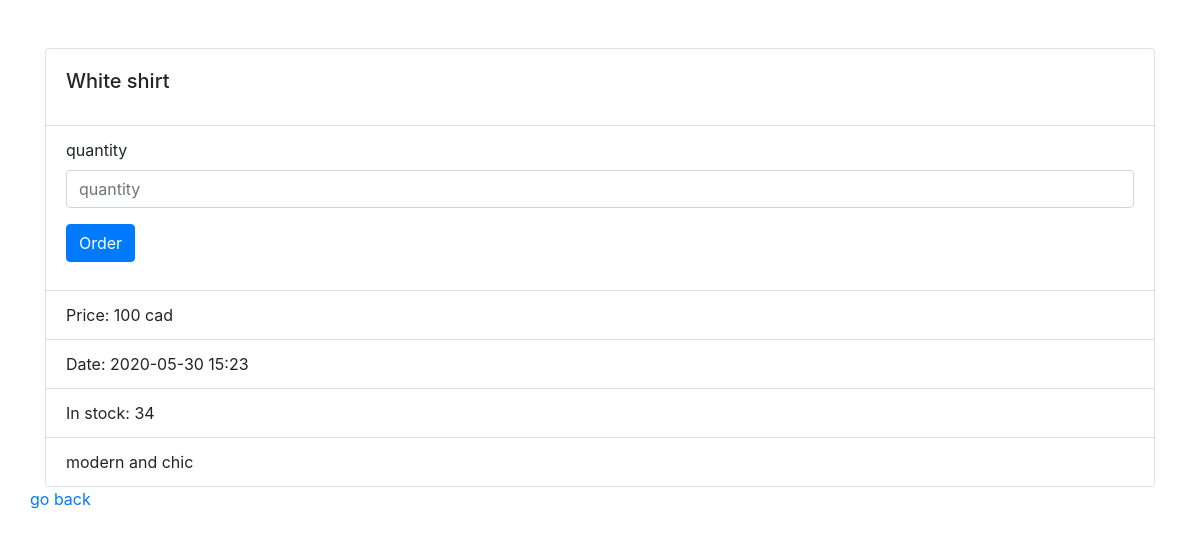
/product/1/, run on the app's committed database.
### product/models.py (models this page shows, shortened)
class Product(models.Model):
  name = models.CharField(max_length=256, verbose_name='Product Name')
  price = models.IntegerField(verbose_name='Product Price')
  description = models.TextField(verbose_name='Product Description')
  stock = models.IntegerField(verbose_name='Stock')
  register_date = models.DateTimeField(auto_now_add=True, verbose_name='Register Date')
  class Meta:
    db_table = 'Jamie\'s shop_Product'
    verbose_name = 'Product'
    verbose_name_plural = 'Product'

### product/views.py (the view)
# urls.py: path('product/<int:pk>/', ProductDetail.as_view()),
class ProductDetail(DetailView):
  template_name = 'product_detail.html'
  queryset = Product.objects.all()
  context_object_name = 'product'
  def get_context_data(self, **kwargs):
    context = super().get_context_data(**kwargs)
    context['form'] = OrderForm(self.request)
    return context

### order/forms.py (shortened to what this page needs)
class RegisterForm(forms.Form):
  def __init__(self, request, *args, **kwargs):
    super().__init__(*args, **kwargs)
    self.request = request
  quantity = forms.IntegerField(
    error_messages={
      'required': 'Please enter product quantity'
    },
    label='quantity'
  )
  product = forms.IntegerField(
    error_messages={
      'required': 'Please enter product'
    },
    label='Product', widget=forms.HiddenInput
  )

### product/templates/product_detail.html (shortened to what this page needs)
{% extends "base.html" %}
{% load humanize %}
{% block contents %}
<div class="row mt-5">
  <div class="col-12">
    <div class="card" style="width: 100%;">
      <div class="card-body">
        <h5 class="card-title"> {{ product.name }}</h5>
      </div>
      <ul class="list-group list-group-flush">
        <li class="list-group-item">
          <form method="POST" action="/order/create/">
            {% for field in form %}
            <div class='form-group'>
              {% ifnotequal field.name 'product' %}
              <label for="{{ field.id_for_label }}">{{ field.label }}</label>
              {% endifnotequal %}
              <input type="{{ field.field.widget.input_type }}" class="form-control" id="{{ field.id_for_label}}"
                placeholder="{{ field.label }}" name="{{ field.name }}"
                value="{% ifequal field.name 'product' %}{{ product.id}}{% endifequal %}" />
            </div>
            {% endfor %}
            <button type="submit" class="btn btn-primary">Order</button>
          </form>
        </li>
        <li class="list-group-item">Price: {{ product.price|intcomma }} cad</li>
        <li class="list-group-item">Date: {{ product.register_date|date:'Y-m-d H:i' }}</li>
        <li class="list-group-item">In stock: {{ product.stock|intcomma }}</li>
        <li class="list-group-item">{{ product.description|safe }}</li>
      </ul>
    </div>
  </div>
  <div class="row">
    <div class="col-12">
      <a href="/product/">go back</a>
    </div>
  </div>
</div>
{% endblock %}

### data on the page
Product: name "White shirt", price "100", register_date "2020-05-30 15:23", stock "34", description "modern and chic"

### other printed values
{{ field.label }} "quantity"
